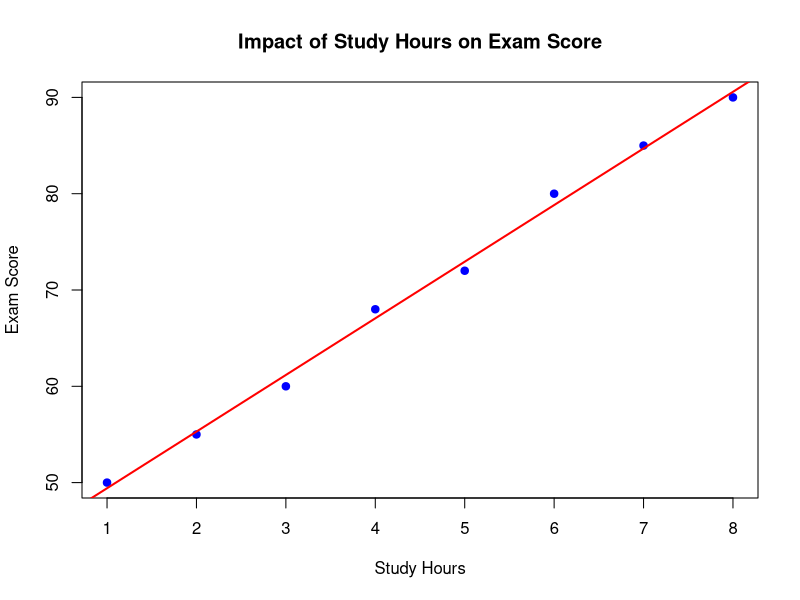

Generate this figure with R:
# Base R Example: Study Hours vs Exam Score

study_data <- data.frame(
  StudyHours = c(1, 2, 3, 4, 5, 6, 7, 8),
  ExamScore = c(50, 55, 60, 68, 72, 80, 85, 90)
)

# Scatter Plot using plot()
plot(study_data$StudyHours, study_data$ExamScore,
     col = "blue", pch = 19,
     xlab = "Study Hours",
     ylab = "Exam Score",
     main = "Impact of Study Hours on Exam Score")

# Add a regression line
abline(lm(ExamScore ~ StudyHours, data = study_data), col = "red", lwd = 2)
